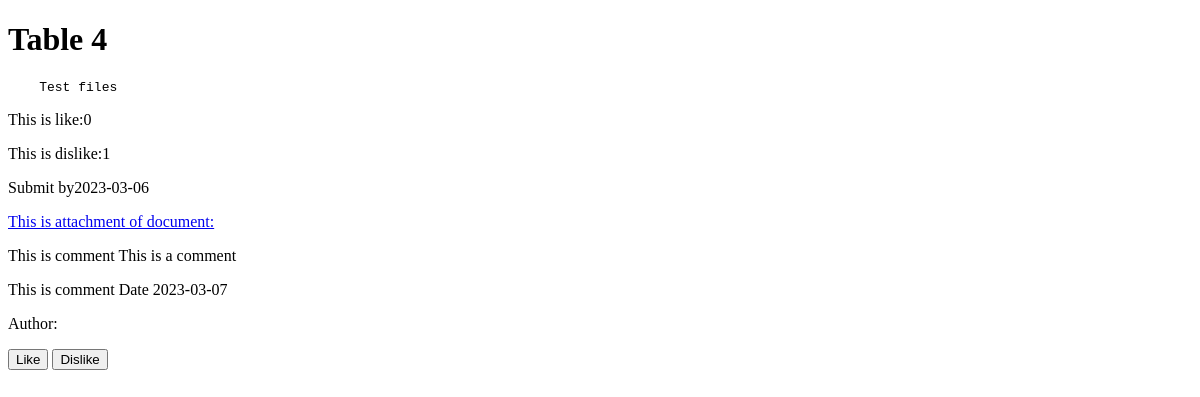
The page /Code/listdetails.php?id=5 on the database as committed earlier.
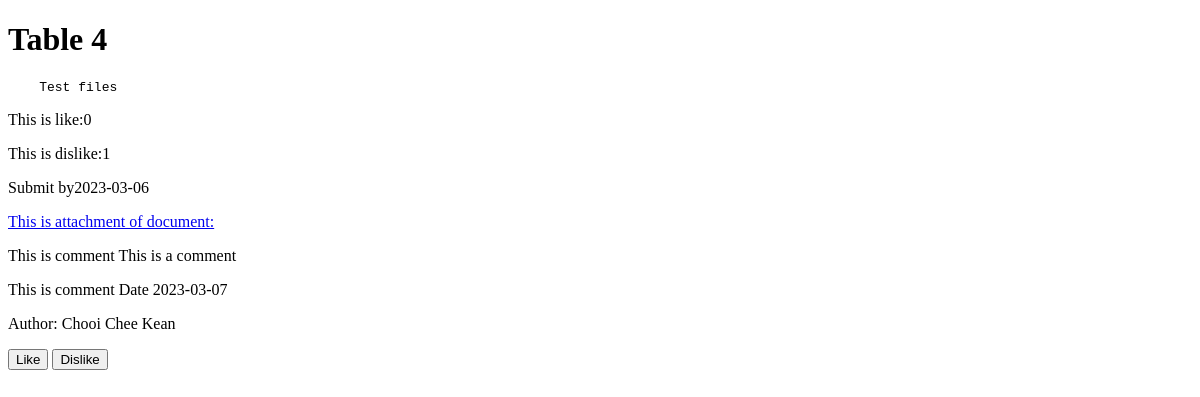
The same page on the database as committed later.
### tables this page shows
CREATE TABLE `idea` (
  `idea_id` int(11) NOT NULL,
  `document_url` varchar(100) NOT NULL,
  `a_status` int(11) NOT NULL,
  `categories_id` int(11) NOT NULL,
  `closeDate` date NOT NULL,
  `finalCloseDate` date NOT NULL,
  `views` int(11) NOT NULL,
  `submitDate` date NOT NULL,
  `user_id` int(11) NOT NULL,
  `description` varchar(255) NOT NULL,
  `title` varchar(255) NOT NULL
);

CREATE TABLE `comment` (
  `comment_id` int(11) NOT NULL,
  `user_id` int(11) NOT NULL,
  `a_status` int(11) NOT NULL,
  `commentDate` date NOT NULL,
  `idea_id` int(11) NOT NULL,
  `comment` varchar(255) NOT NULL
);

CREATE TABLE `user` (
  `user_id` int(11) NOT NULL,
  `position` int(11) NOT NULL,
  `name` varchar(100) NOT NULL,
  `department` varchar(100) NOT NULL,
  `email` varchar(100) NOT NULL,
  `password` varchar(255) NOT NULL
);

### Code/listdetails.php (the view, shortened to what this page needs)
<?php
include("header.php");
include("includes/dbConnection.inc.php");
if(!isset($_GET['id']))
{
    header("location:index.php");
}
else if(isset($_GET['id']))
{
    $id=$_GET['id'];
    $sql="SELECT idea.idea_id, idea.document_url,idea.submitDate,idea.title,sum(t_up),sum(t_down),idea.description FROM idea
    LEFT JOIN likepost ON idea.idea_id= likepost.idea_id
    group by idea.idea_id ORDER BY views DESC";
}
$result = mysqli_query($conn, $sql);
$resultCheck = mysqli_num_rows($result);
$row=mysqli_fetch_assoc($result);
if ($resultCheck > 0) {
        $url = $row['document_url'];
        $submitDate=$row['submitDate'];
        $title=$row['title'];
        $t_up=$row['sum(t_up)'];
        $t_down=$row['sum(t_down)'];
        $description=$row['description'];
?>
<h1>
    <? echo $title?>
</h1>
<pre>
    <?echo $description?>
</pre>
<p> This is like:<?php echo $t_up ?></p>
<p>This is dislike:<?php echo $t_down?></p>
<p>Submit by<?php echo $submitDate ?></p>
<a href="uploads/<?php echo $url ?>">This is attachment of document:</a>
<?php
}
$sql2="SELECT comment.comment_id, comment.user_id, comment.a_status, comment.commentDate, comment.idea_id, comment.comment,
user.name FROM comment
LEFT JOIN user ON comment.user_id= user.user_id
WHERE idea_id=$id";
$result2 = mysqli_query($conn, $sql2);
$resultCheck2 = mysqli_num_rows($result2);
if ($resultCheck2 > 0) {
    while ($row2 = mysqli_fetch_assoc($result2)) {
        $comment=$row2['comment'];
        $commentDate=$row2['commentDate'];
        $commentName=$row2['name'];
        ?>
<p>This is comment <?php echo $comment ?></p>
<p>This is comment Date <?php echo $commentDate?></p>
<p>Author: <?php echo $commentName?></p>
<input type="button" class="like-button" data-item-id="<?php echo $_GET['id']?>" data-id="<?php echo $_SESSION['id']?>"
    value="Like" />
<input type="button" class="dislike-button" data-item-id="<?php echo $_GET['id']?>"
    data-id="<?php echo $_SESSION['id']?>" value="Dislike" />
<?php
    }
}
?>
<?php
include("footer.php");
?>

### Code/header.php (shortened to what this page needs)
<!DOCTYPE html>
<html lang="en">
<head>
</head>
<body>

Rows that differ between the two databases and show on the page:
changed comment "This is a comment": user.name (not shown) → "Chooi Chee Kean"
